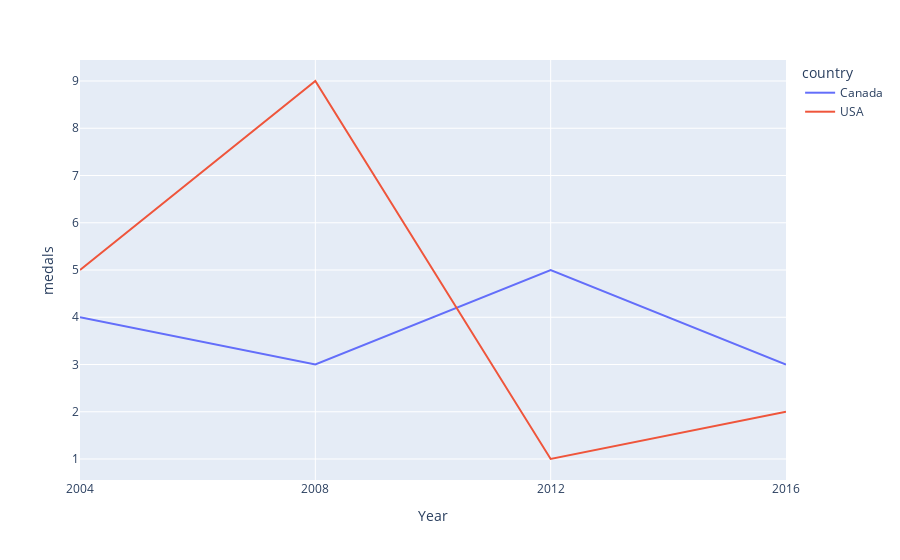

This figure's notebook cell:
### Code cell
#@title Solution
px.line(data_frame = long_df, x = "Year" , y = "medals", color = "country")

### Figure 1 — Plotly figure (JSON) as saved in the notebook; plotly's stock layout.template omitted (floating-point values rounded to 4 significant figures)
{"data": [{"hovertemplate": "country=Canada<br>Year=%{x}<br>medals=%{y}<extra></extra>", "legendgroup": "Canada", "line": {"color": "#636efa", "dash": "solid"}, "marker": {"symbol": "circle"}, "mode": "lines", "name": "Canada", "orientation": "v", "showlegend": true, "type": "scatter", "x": ["2004", "2008", "2012", "2016"], "xaxis": "x", "y": [4, 3, 5, 3], "yaxis": "y"}, {"hovertemplate": "country=USA<br>Year=%{x}<br>medals=%{y}<extra></extra>", "legendgroup": "USA", "line": {"color": "#EF553B", "dash": "solid"}, "marker": {"symbol": "circle"}, "mode": "lines", "name": "USA", "orientation": "v", "showlegend": true, "type": "scatter", "x": ["2004", "2008", "2012", "2016"], "xaxis": "x", "y": [5, 9, 1, 2], "yaxis": "y"}], "layout": {"legend": {"title": {"text": "country"}, "tracegroupgap": 0}, "margin": {"t": 60}, "xaxis": {"anchor": "y", "domain": [0, 1], "title": {"text": "Year"}}, "yaxis": {"anchor": "x", "domain": [0, 1], "title": {"text": "medals"}}}}
